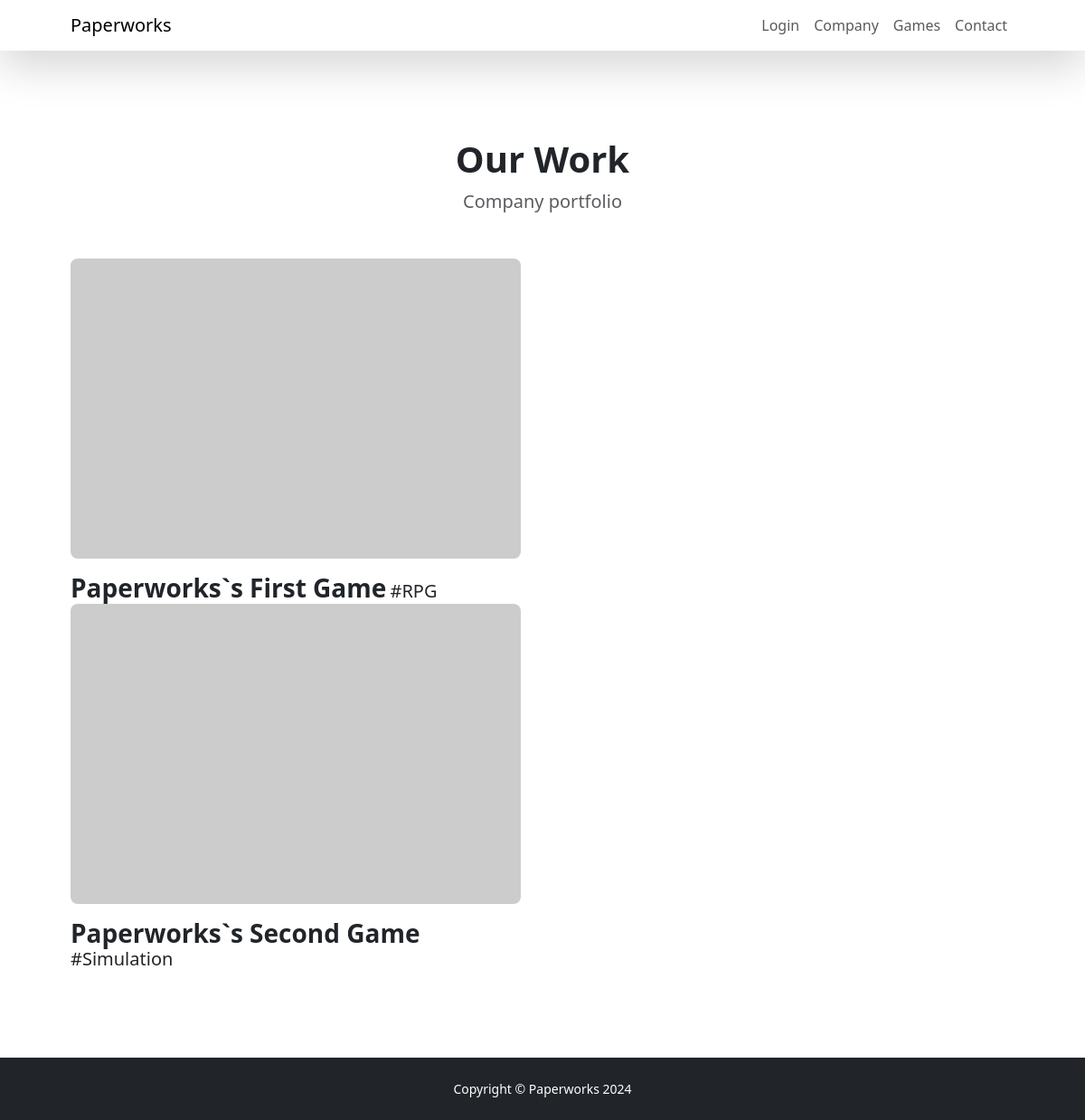
/games/, run on the app's committed database.
### games/models.py (models this page shows, shortened)
class GameContents(models.Model) :
    title = models.CharField(max_length=200)
    tags = models.CharField(max_length=200)
    thumbnail = models.ImageField(upload_to='images/', blank=True, null=True)
    published_at = models.DateTimeField(auto_now=True)

### games/views.py (the view)
# urls.py: path('', views.games),
def games(request):
    content_list = GameContents.objects.order_by('-published_at')
    context = {'content_list': content_list}
    return render(request, 'pages/gamelist.html', context)

### templates/pages/gamelist.html
{% extends "base.html" %}
{% block content %}
<section class="py-5">
    <div class="container px-5 my-5">
        <div class="text-center mb-5">
            <h1 class="fw-bolder">Our Work</h1>
            <p class="lead fw-normal text-muted mb-0">Company portfolio</p>
        </div>
        {% if content_list %}
        {% for content in content_list %}
            <div class="row gx-5">
                <div class="col-lg-6">
                    <div class="position-relative">
                        <img class="img-fluid rounded-3 mb-3" src="https://dummyimage.com/600x400/343a40/6c757d" alt="..." />
                        <a class="h3 fw-bolder text-decoration-none link-dark stretched-link" href= "/games/{{ content.id }}/">{{ content.title }}</a>
                        <a class="h5 text-decoration-none link-dark stretched-link" href= "/games/{{ content.id }}/">{{ content.tags }}</a>
                    </div>
                </div>
            </div>
        {% endfor %}
        {% else %}
        <p>content 가 없습니다.</p>
        {% endif %}
    </div>
</section>
{% endblock %}

### data on the page
GameContents: title "Paperworks`s First Game", tags "#RPG"
GameContents: title "Paperworks`s Second Game", tags "#Simulation"
